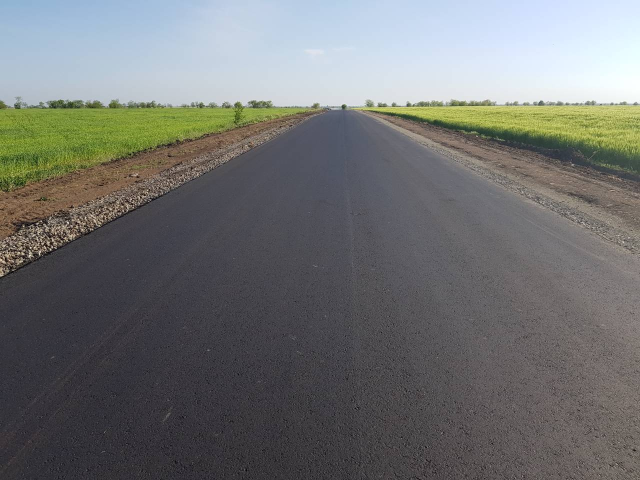
#> input picture pics/roads/road11.jpg, 1280 x 960 px, found by its file name (shown at 1/2 size); its folder holds only this picture in this run
$ python task6-adaptive-thres.py
#> lines starting #> are read from the running program, lines starting #| are printed output that depends on the picture; after the words box and inside, x2 and y2 are one past the last pixel; in counts of white or black regions, pixels touching at a corner belong together
import cv2 as cv
import numpy as np
import os
import matplotlib.pyplot as plt

def f(x):
    pass

path = "pics\\roads"
images = [os.path.join(path, f) for f in os.listdir(path)]
img = cv.imread(images[0])
#> img is the input picture: shape (960, 1280, 3); mean B, G, R 113.8, 114.4, 112.8
del_c = int(img.shape[1]/700)
#> del_c = 1
if del_c == 0: del_c = 1
img = cv.resize(img, (img.shape[1]//del_c, img.shape[0]//del_c))
img_orig = img.copy()

cv.namedWindow('set')
cv.createTrackbar('block', 'set', 0, 50, f)
cv.setTrackbarPos('block', 'set', 5)
cv.createTrackbar('c', 'set', 0, 100, f)
cv.setTrackbarPos('c', 'set', 15)

while 1:
    v1 = cv.getTrackbarPos('min', 'set')
    v2 = cv.getTrackbarPos('max', 'set')
    img = img_orig.copy()
    img = cv.cvtColor(img, cv.COLOR_BGR2GRAY)
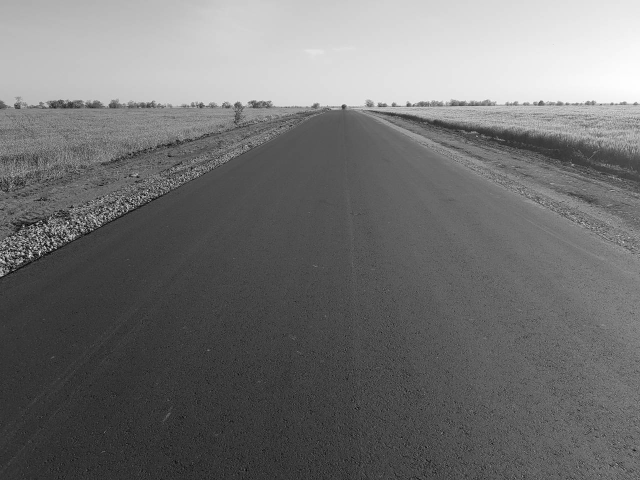
#> img: shape (960, 1280) (shown at 1/2 size); min 0, max 254, mean 113.9

    block_size = cv.getTrackbarPos('block', 'set')
    block_size = block_size+1 if block_size % 2 == 0 else block_size
    out = cv.adaptiveThreshold(img, 255, cv.ADAPTIVE_THRESH_GAUSSIAN_C,
                               cv.THRESH_BINARY,
                               block_size,
                               cv.getTrackbarPos('c', 'set'))
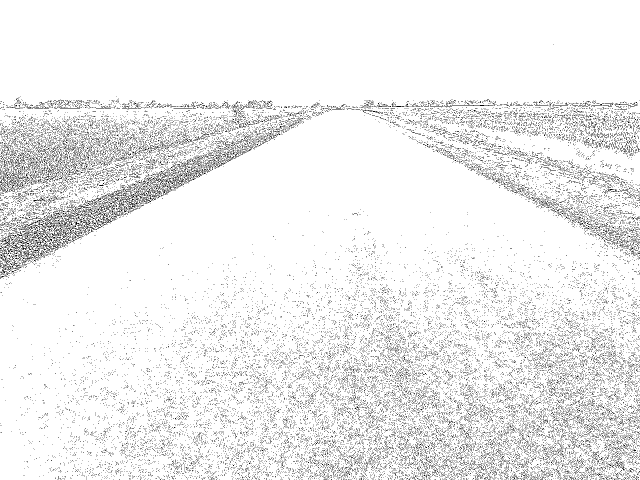
#> out: shape (960, 1280) (shown at 1/2 size); 93.4% white; black in thin lines or dots

    cv.imshow('orig', img)
    cv.imshow('threshold', out)

    key = cv.waitKey(20)
#> (key Esc is pressed here)
    if key == 27:
        break

cv.destroyAllWindows()

$ run again, on pics/roads/road7.jpg
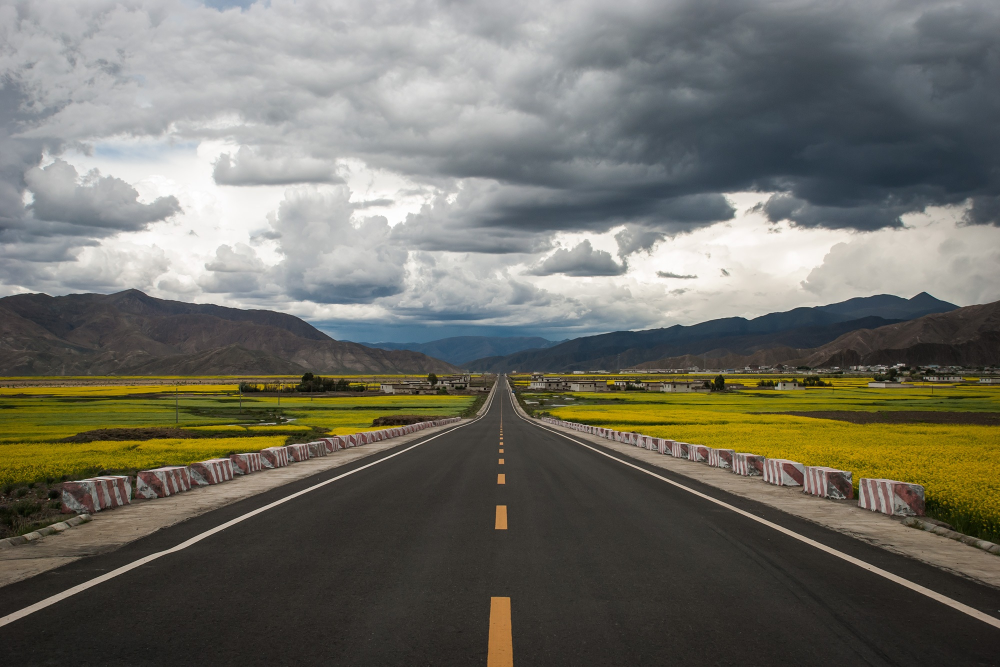
#> input picture pics/roads/road7.jpg, 2000 x 1333 px, found by its file name (shown at 1/2 size)
#> img is the input picture: shape (1333, 2000, 3); mean B, G, R 101.6, 111.2, 112.3
#> `img = cv.cvtColor(img, cv.COLOR_BGR2GRAY)`:
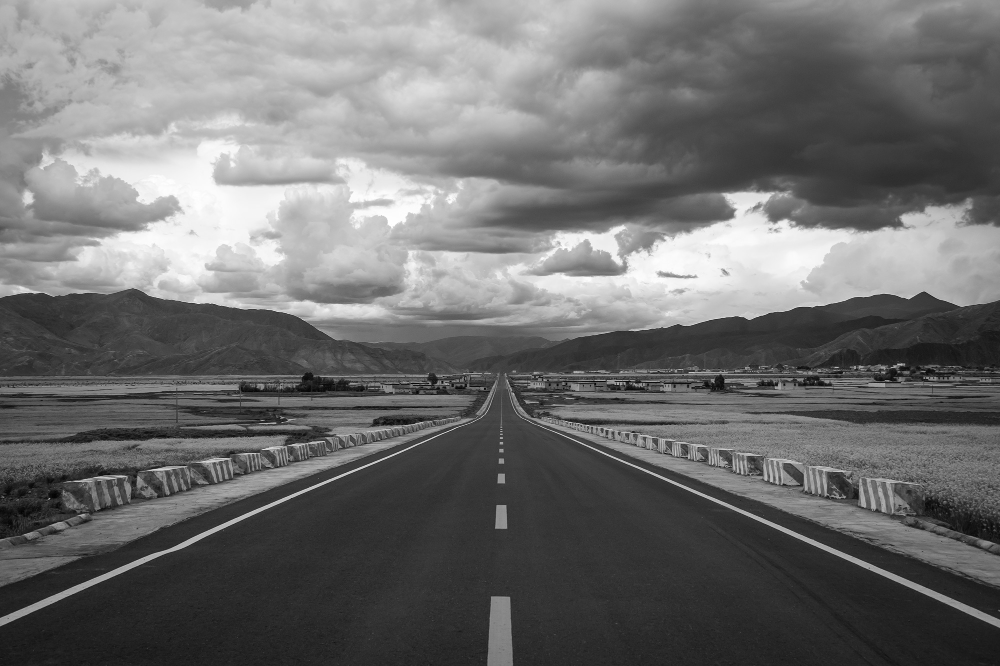
#> img: shape (666, 1000); min 2, max 255, mean 110.3
#> `out = cv.adaptiveThreshold(img, 255, cv.ADAPTIVE_THRESH_GAUSSIAN_C, cv..`:
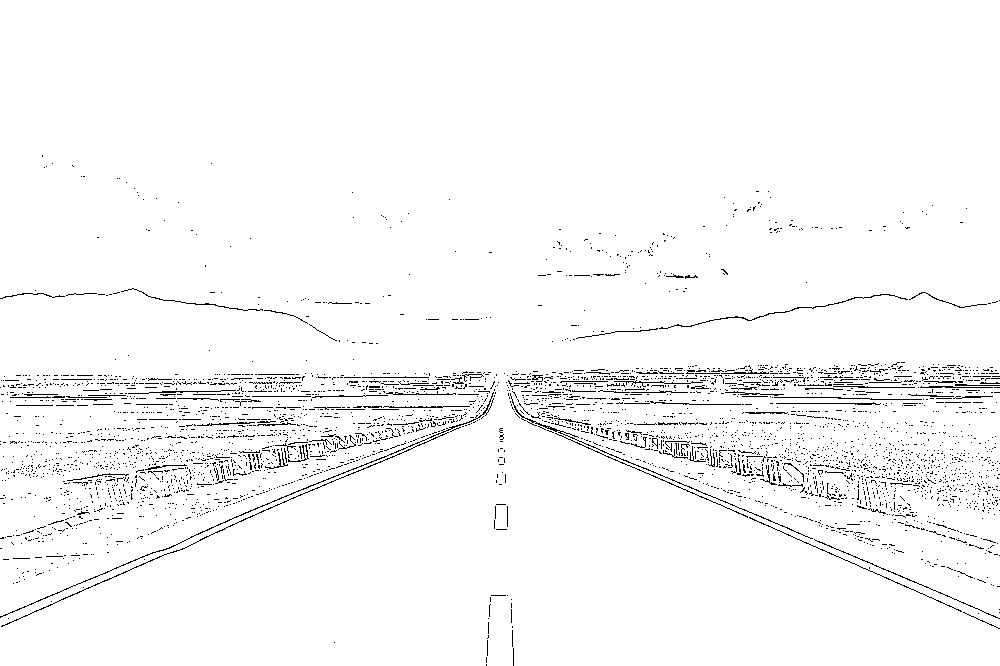
#> out: shape (666, 1000); 97.2% white; black in thin lines or dots, all inside (x1, y1, x2, y2) = (0, 155, 1000, 666)

$ run again, on pics/roads/road4.webp
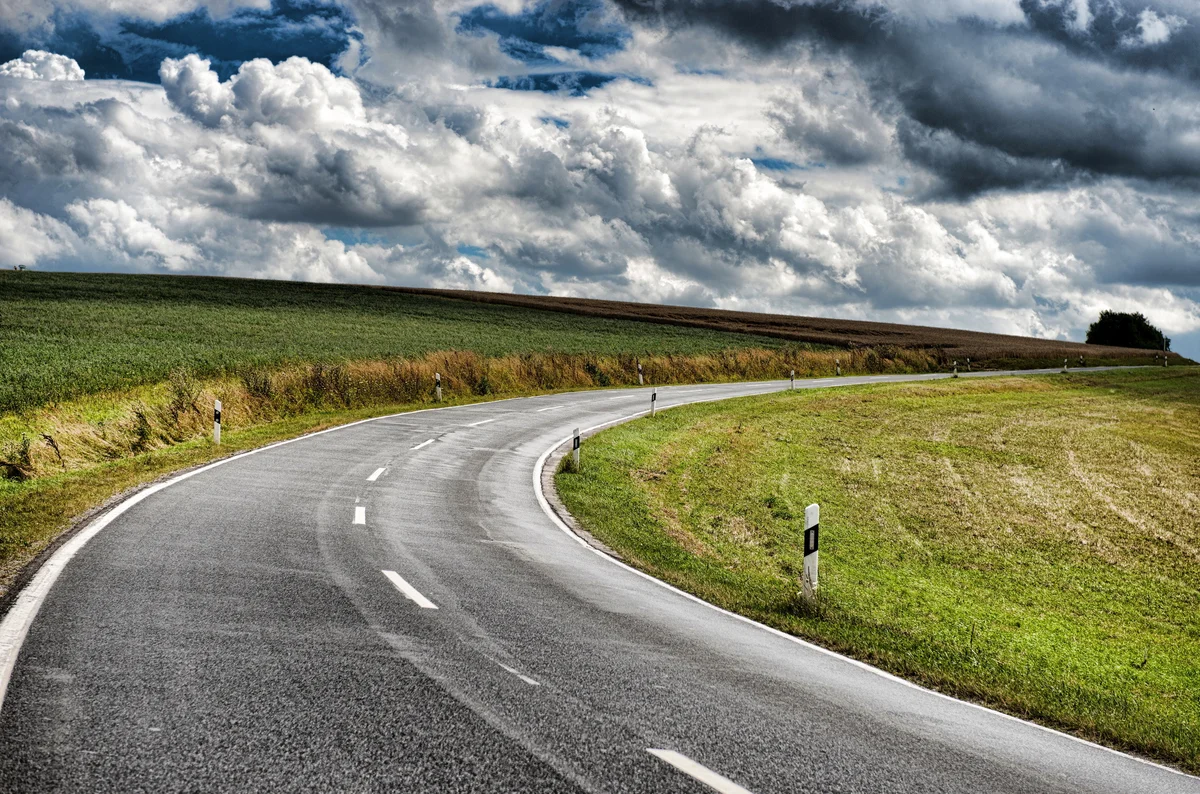
#> input picture pics/roads/road4.webp, 1200 x 794 px, found by its file name
#> img is the input picture: shape (794, 1200, 3); mean B, G, R 115.9, 132.4, 129.7
#> `img = cv.cvtColor(img, cv.COLOR_BGR2GRAY)`:
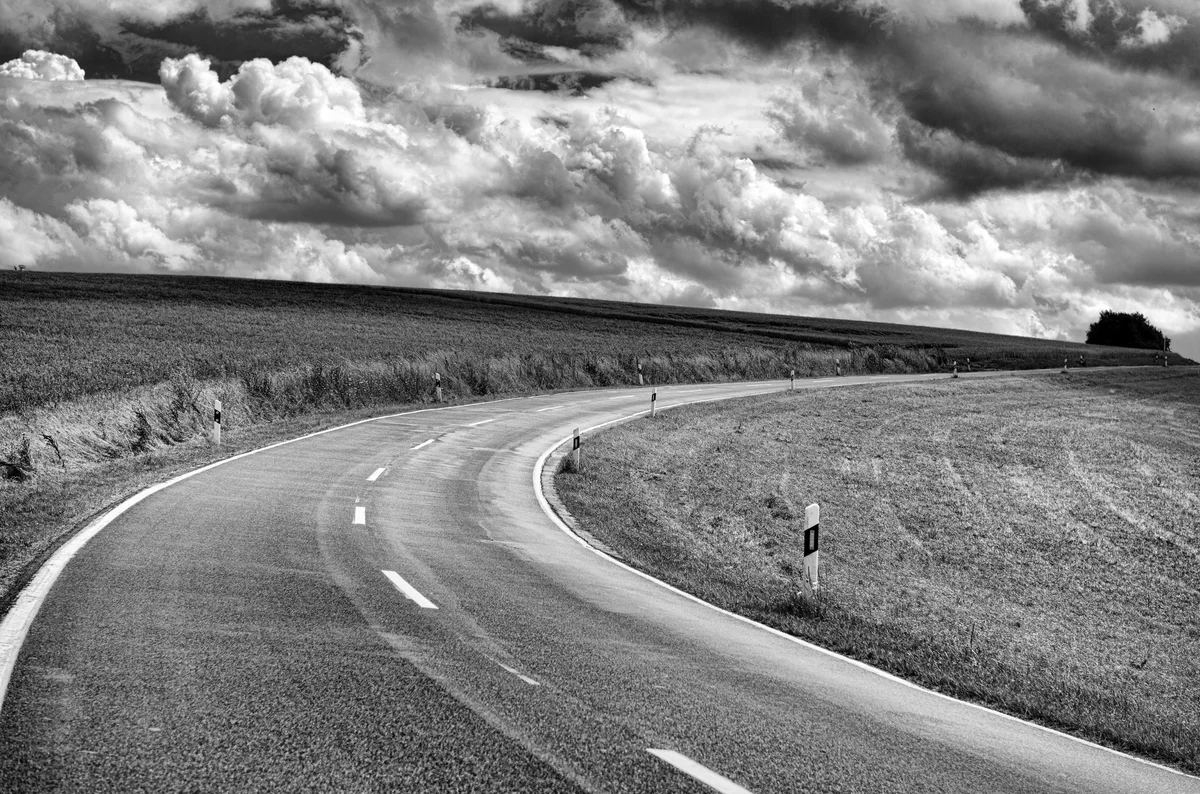
#> img: shape (794, 1200); min 0, max 255, mean 129.7
#> `out = cv.adaptiveThreshold(img, 255, cv.ADAPTIVE_THRESH_GAUSSIAN_C, cv..`:
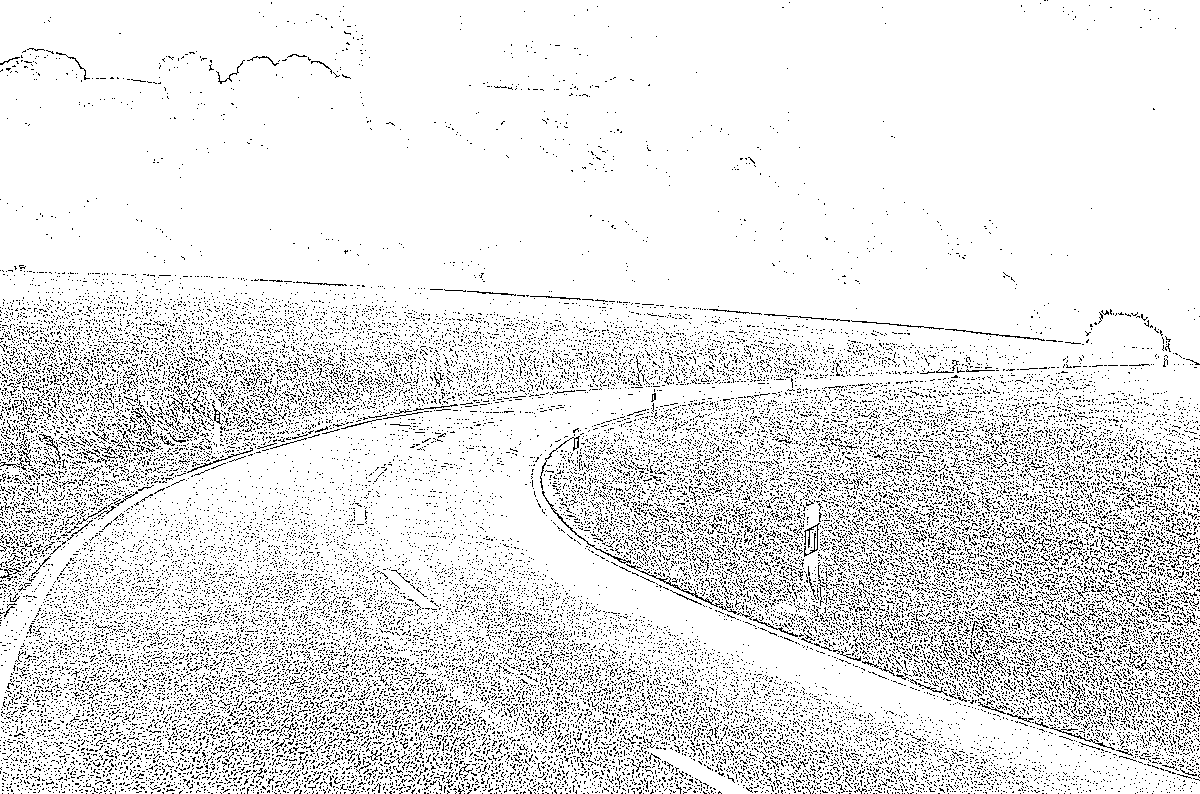
#> out: shape (794, 1200); 89.7% white; black in thin lines or dots

$ run again, on pics/roads/road5.webp
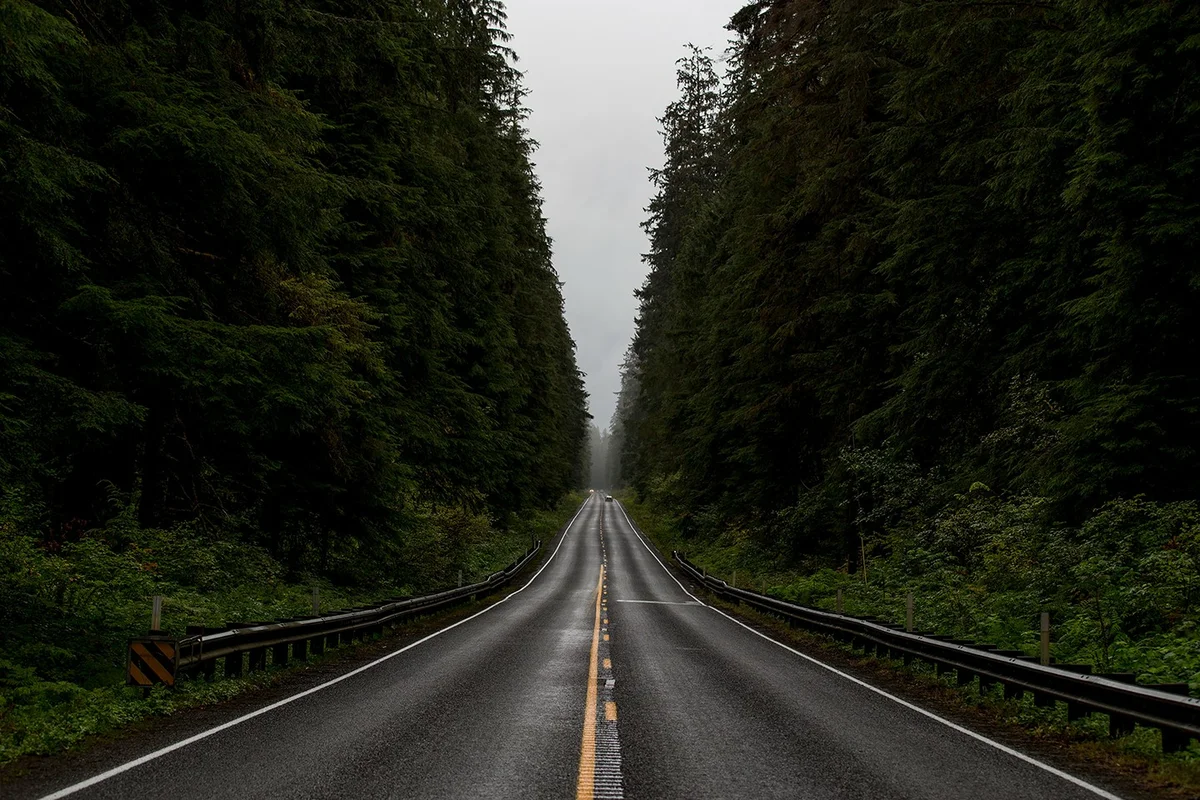
#> input picture pics/roads/road5.webp, 1200 x 800 px, found by its file name
#> img is the input picture: shape (800, 1200, 3); mean B, G, R 28, 36.8, 35
#> `img = cv.cvtColor(img, cv.COLOR_BGR2GRAY)`:
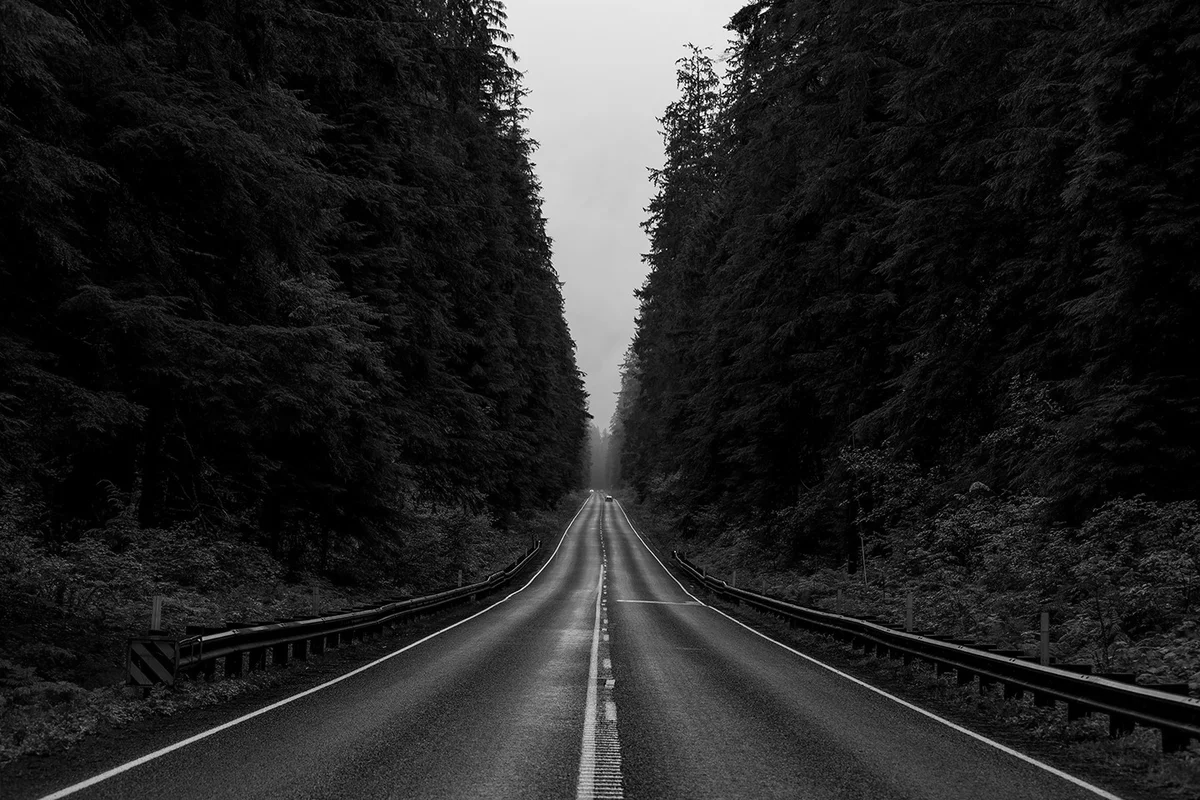
#> img: shape (800, 1200); min 0, max 255, mean 35.3
#> `out = cv.adaptiveThreshold(img, 255, cv.ADAPTIVE_THRESH_GAUSSIAN_C, cv..`:
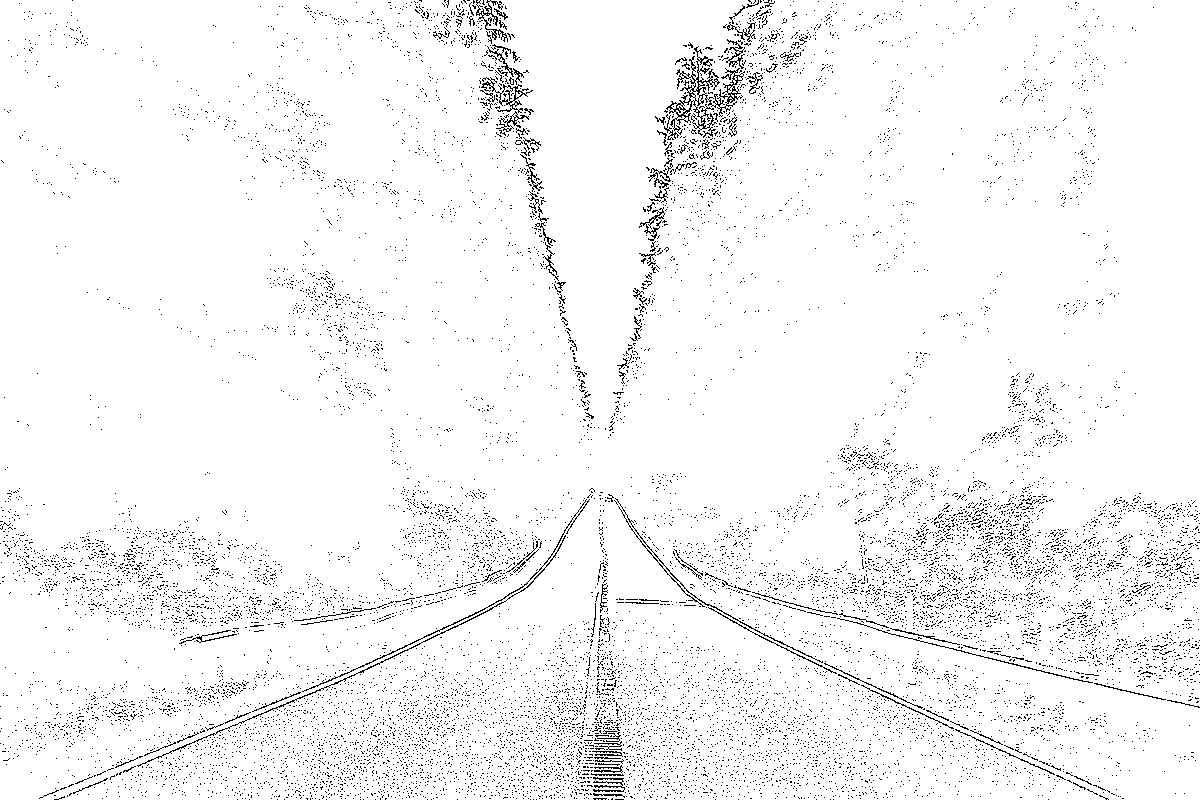
#> out: shape (800, 1200); 96.3% white; black in thin lines or dots
